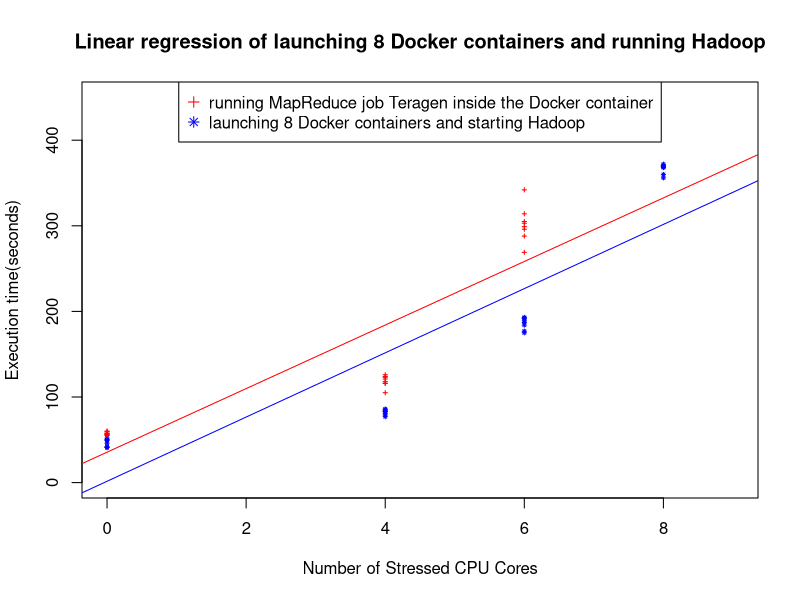

Reproduce this figure in R.
#!/usr/bin/Rscript
# this is for plotting the tendency of Docker container with stressed cpu cores
old=getwd();
basedir="/home/peipei/course/CSC547/experiment_docker_hadoop/stress_docker";
setwd(basedir);

hadoop_no_stress=c(42,50,52,41,49,41,50,46);
hadoop_cpu4_stress=c(79,83,85,86,77,84,81,83);
hadoop_cpu6_stress=c(177,192,184,189,175,192,193,187);
hadoop_cpu8_stress=c(372,368,360,356,369,369,370,370);
hadoop_stress=c(hadoop_no_stress,hadoop_cpu4_stress,hadoop_cpu6_stress,hadoop_cpu8_stress);
x_hadoop=c(rep(0,each=8),rep(4,each=8),rep(6,each=8),rep(8,each=8))

job_no_stress=c(56,60,57,55,58,56,60,57);
job_cpu4_stress=c(123,126,118,105,124,116,116,121);
job_cpu6_stress=c(314,269,299,303,342,296,288,305);
job_stress=c(job_no_stress,job_cpu4_stress,job_cpu6_stress);
x_job=c(rep(0,each=8),rep(4,each=8),rep(6,each=8));

name="stress_cpu";
png(paste(getwd(),paste(name,"png",sep="."),sep="/"));
plot(x=NULL,y=NULL,mai="Linear regression of launching 8 Docker containers and running Hadoop",xlab="Number of Stressed CPU Cores",ylab="Execution time(seconds)",xlim=range(0:9),ylim=range(0:450));

points(x_hadoop,hadoop_stress,type="p",pch=8,cex=0.4,col="blue");
reg1<-lm(hadoop_stress~x_hadoop);
abline(reg1,col="blue");

points(x_job,job_stress,type="p",pch=3,cex=0.4,col="red");
reg2<-lm(job_stress~x_job);
abline(reg2,col="red");

legend("top",horiz=FALSE,legend=c("running MapReduce job Teragen inside the Docker container","launching 8 Docker containers and starting Hadoop"), pch=c(3,8), col=c("red","blue"))

dev.off();
